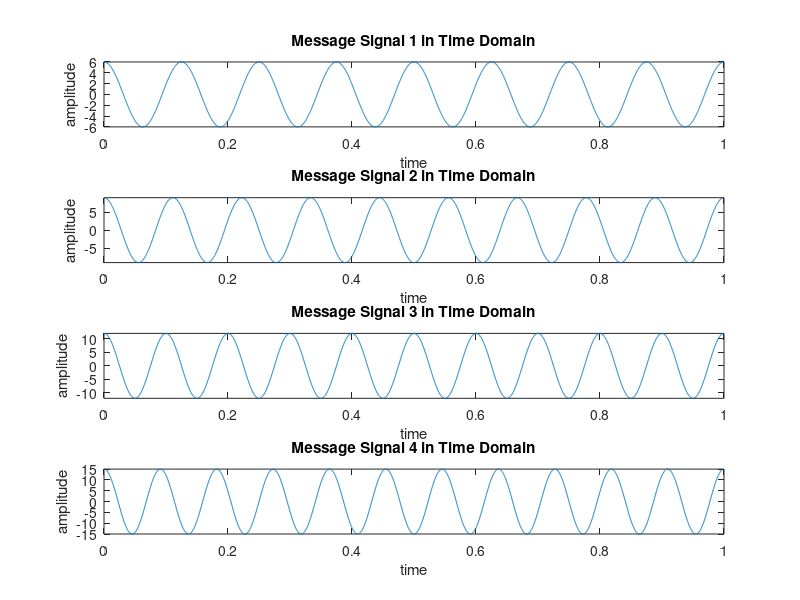
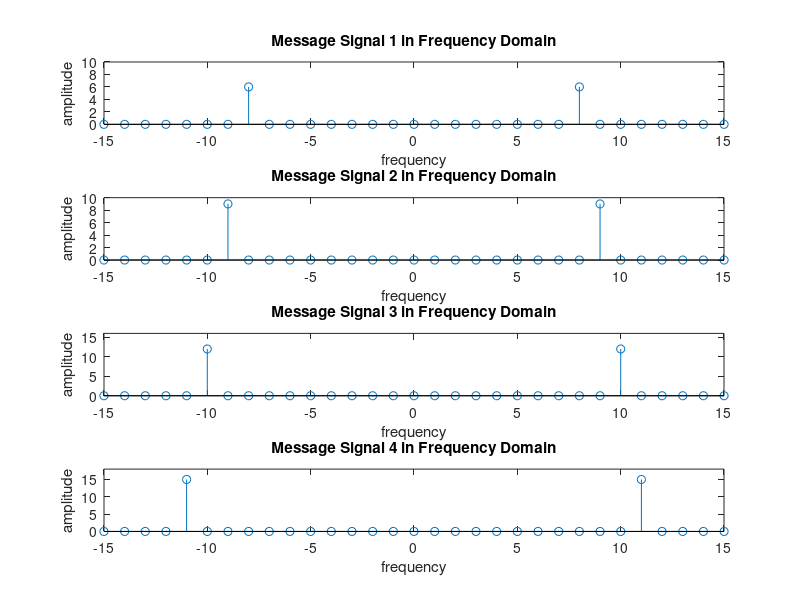
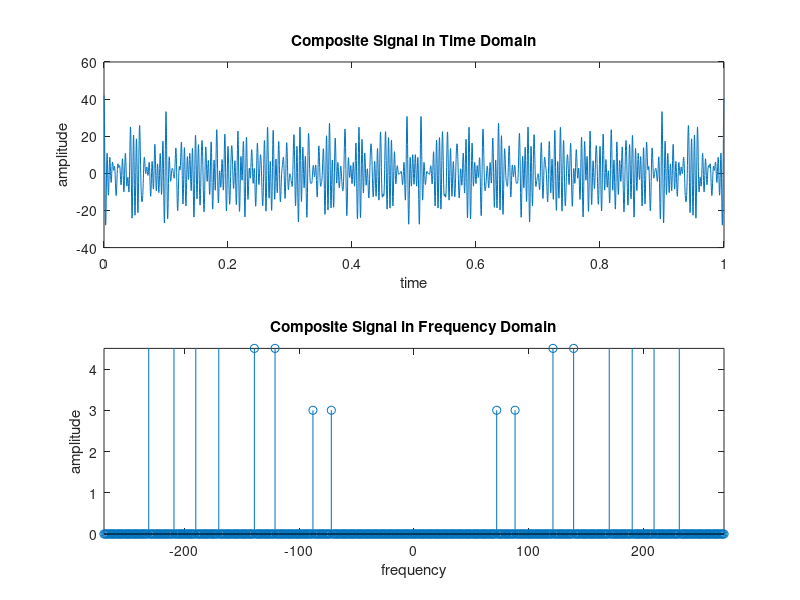
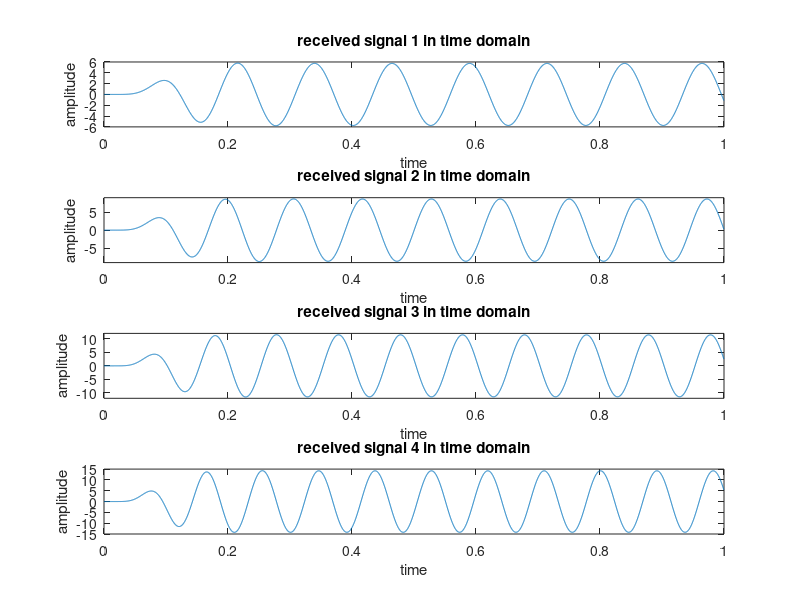

MATLAB code to generate these figures, in order:
clc

clear all

close all
 
%ID=AB-CDEFG-H

%ID=22-46947-1
 
 
fs = 4001; %Sampling Frequency

t = 0:1/fs:1-1/fs; %Generating Time axis
 
%am1 = (F+2)

%am1=(4+2)=6

am1 = 6; %Amplitude of First Message Signal

%fm1 = (G+1)=(7+1)=8;

fm1 = 8; %Frequency of First Message Signal

m1 = am1*cos(2*pi*fm1*t); % First Message Signal
 
%am2 = (F+5)=(4+5)=9;

am2 = 9; %Amplitude of Second Message Signal

%fm2 = (G+2)=(7+2)=9;

fm2 = 9; %Frequency of Second Message Signal

m2 = am2*cos(2*pi*fm2*t); % Second Message Signal
 
%am3 = (F+8)=(4+8)=12;

am3 = 12; %Amplitude of Third Message Signal

%fm3 = (G+3)=(7+3)=10;

fm3 = 10; %Frequency of Third Message Signal

m3 = am3*cos(2*pi*fm3*t); % Third Message Signal
 
%am4 = (F+11)=(4+11)=15;

am4=15;

%fm4 = (G+4)=(7+4)=11;

fm4=11;

m4 = am4*cos(2*pi*fm4*t); % Fourth Message Signal

%%

%% Carrier Signal Generation

Cm1 = 1; %Amplitude of First Carrier Signal

fc1 = 80; %Frequency of First Carrier Signal

c1 = Cm1*cos(2*pi*fc1*t); % First Carrier Signal

Cm2 = 1; %Amplitude of Second Carrier Signal

fc2 = 130; %Frequency of Second Carrier Signal

c2 = Cm2*cos(2*pi*fc2*t); % Second Carrier Signal

Cm3 = 1; %Amplitude of Third Carrier Signal

fc3 = 180; %Frequency of Third Carrier Signal

c3 = Cm3*cos(2*pi*fc3*t); % Third Carrier Signal

Cm4 = 1; %Amplitude of Fourth Carrier Signal

fc4 = 220; %Frequency of Fourth Carrier Signal

c4 = Cm4*cos(2*pi*fc4*t); % Fourth Carrier Signal
 
%%

%% Composite Signal Generation

x = (m1).*c1+(m2).*c2+(m3).*c3+(m4).*c4;

%%%% Plotting the Signals in Time-Domain and Frequency-Domain

figure

subplot(4,1,1)

plot(t,m1)

xlabel('time')

ylabel('amplitude')

title('Message Signal 1 in Time Domain')

ylim([-am1 am1])

subplot(4,1,2)

plot(t,m2)

xlabel('time')

ylabel('amplitude')

title('Message Signal 2 in Time Domain')

ylim([-am2 am2])

subplot(4,1,3)

plot(t,m3)

xlabel('time')

ylabel('amplitude')

title('Message Signal 3 in Time Domain')

ylim([-am3 am3])

subplot(4,1,4)

plot(t,m4)

xlabel('time')

ylabel('amplitude')

title('Message Signal 4 in Time Domain')

ylim([-am4 am4])
 
M1 = abs(fftshift(fft(m1)))/(fs/2); %Fourier Transformation of m1

M2 = abs(fftshift(fft(m2)))/(fs/2); %Fourier Transformation of m2

M3 = abs(fftshift(fft(m3)))/(fs/2); %Fourier Transformation of m3

M4 = abs(fftshift(fft(m4)))/(fs/2); %Fourier Transformation of m4

X = abs(fftshift(fft(x)))/(fs/2); %Fourier Transformation of x

f = fs/2*linspace(-1,1,fs);

figure

subplot(4,1,1)

stem(f,M1)

xlabel('frequency')

ylabel('amplitude')

title('Message Signal 1 in Frequency Domain')

axis([-15 15 0 10])

subplot(4,1,2)

stem(f,M2)

xlabel('frequency')

ylabel('amplitude')

title('Message Signal 2 in Frequency Domain')

axis([-15 15 0 10])

subplot(4,1,3)

stem(f,M3)

xlabel('frequency')

ylabel('amplitude')

title('Message Signal 3 in Frequency Domain')

axis([-15 15 0 16])

subplot(4,1,4)

stem(f,M4)

xlabel('frequency')

ylabel('amplitude')

title('Message Signal 4 in Frequency Domain')

axis([-15 15 0 18])

figure

subplot(2,1,1)%%%%%%%%%%%%%%%%%%%%%%%%%%%%%%%%%%%%%%%%%%%%%%%%

plot(t,x)

xlabel('time')

ylabel('amplitude')

title('Composite Signal in Time Domain')

subplot(2,1,2)

stem(f,X)

xlabel('frequency')

ylabel('amplitude')

title('Composite Signal in Frequency Domain')

axis([-270 270 0 4.5])

%%

%% Passing the Composite Signal Through Bandpass Filter

[num1, den1] = butter(5, [(fc1-fm1-6)/(fs/2),(fc1+fm1+6)/(fs/2)]);

%Butterworth Filter Window Determining for Bandpass Filter

bpf1 = filter(num1,den1,x); %Filtering is done here

[num2, den2] = butter(5, [(fc2-fm2-6)/(fs/2),(fc2+fm2+6)/(fs/2)]);

%Butterworth Filter Window Determining for Bandpass Filter

bpf2 = filter(num2,den2,x); %Filtering is done here

[num3, den3] = butter(5, [(fc3-fm3-6)/(fs/2),(fc3+fm3+6)/(fs/2)]);

%Butterworth Filter Window Determining for Bandpass Filter

bpf3 = filter(num3,den3,x); %Filtering is done here

[num4, den4] = butter(5, [(fc4-fm4-6)/(fs/2),(fc4+fm4+6)/(fs/2)]);

%Butterworth Filter Window Determining for Bandpass Filter

bpf4 = filter(num4,den4,x); %Filtering is done here

%%

%% Mixing

z1 = 2*bpf1.*c1;

z2 = 2*bpf2.*c2;

z3 = 2*bpf3.*c3;

z4=  2*bpf4.*c4;

%%

%% Passing the Mixed Signals Through Lowpass Filter

[num5, den5] = butter(5, (fm1+3)/(fs/2)); %Low pass filter is made here

rec1 = filter(num5,den5,z1); %Filtering is done here

[num6, den6] = butter(5, (fm2+3)/(fs/2)); %Low pass filter is made here

rec2 = filter(num6,den6,z2); %Filtering is done here

[num7, den7] = butter(5, (fm3+3)/(fs/2)); %Low pass filter is made here

rec3 = filter(num7,den7,z3); %Filtering is done here

[num8, den8] = butter(5, (fm4+3)/(fs/2)); %Low pass filter is made here

rec4 = filter(num8,den8,z4); %Filtering is done here

%%

%% Plotting the Received Signals in Time-Domain and Frequency Domain

figure

subplot(4,1,1)

plot(t,rec1)

xlabel('time')

ylabel('amplitude')

title('received signal 1 in time domain')

ylim([-am1 am1])

subplot(4,1,2)

plot(t,rec2)

xlabel('time')

ylabel('amplitude')

title('received signal 2 in time domain')

ylim([-am2 am2])

subplot(4,1,3)

plot(t,rec3)

xlabel('time')

ylabel('amplitude')

title('received signal 3 in time domain')

ylim([-am3 am3])

subplot(4,1,4)

plot(t,rec4)

xlabel('time')

ylabel('amplitude')

title('received signal 4 in time domain')

ylim([-am4 am4])

R1 = abs(fftshift(fft(rec1)))/(fs/2); %Fourier Transformation is done here

R2 = abs(fftshift(fft(rec2)))/(fs/2); %Fourier Transformation is done here

R3 = abs(fftshift(fft(rec3)))/(fs/2); %Fourier Transformation is done here

R4 = abs(fftshift(fft(rec4)))/(fs/2); %Fourier Transformation is done here

figure

subplot(4,1,1)

stem(f,R1)

xlabel('frequency')

ylabel('amplitude')

title('received signal 1 in frequency domain')

xlim([-10 10])

subplot(4,1,2)

stem(f,R2)

xlabel('frequency')

ylabel('amplitude')

title('received signal 2 in frequency domain')

xlim([-10 10])

subplot(4,1,3)

stem(f,R3)

xlabel('frequency')

ylabel('amplitude')

title('received signal 3 in frequency domain')

xlim([-10 10])

subplot(4,1,4)

stem(f,R4)

xlabel('frequency')

ylabel('amplitude')

title('received signal 4 in frequency domain')

xlim([-10 10])

%% End